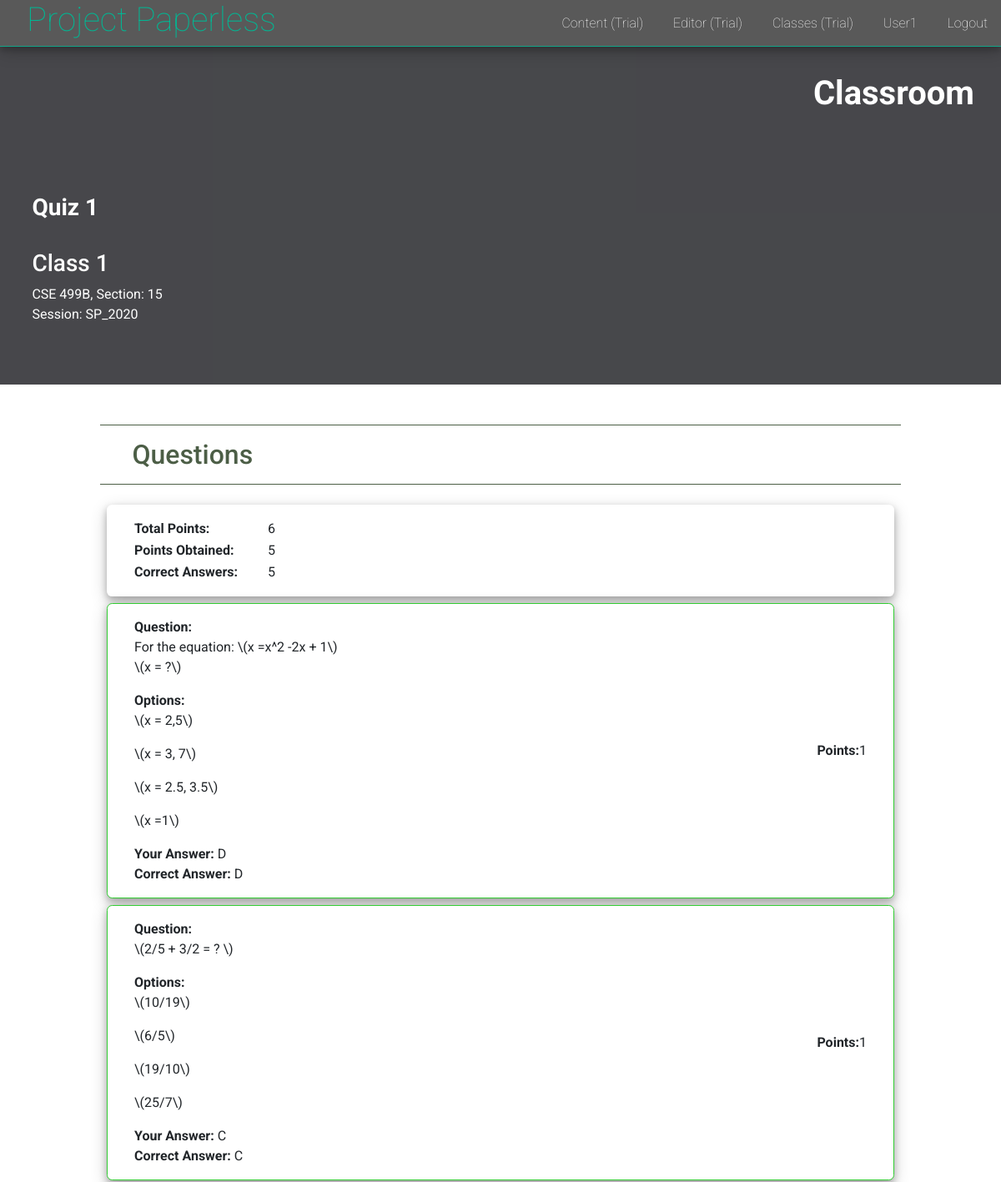
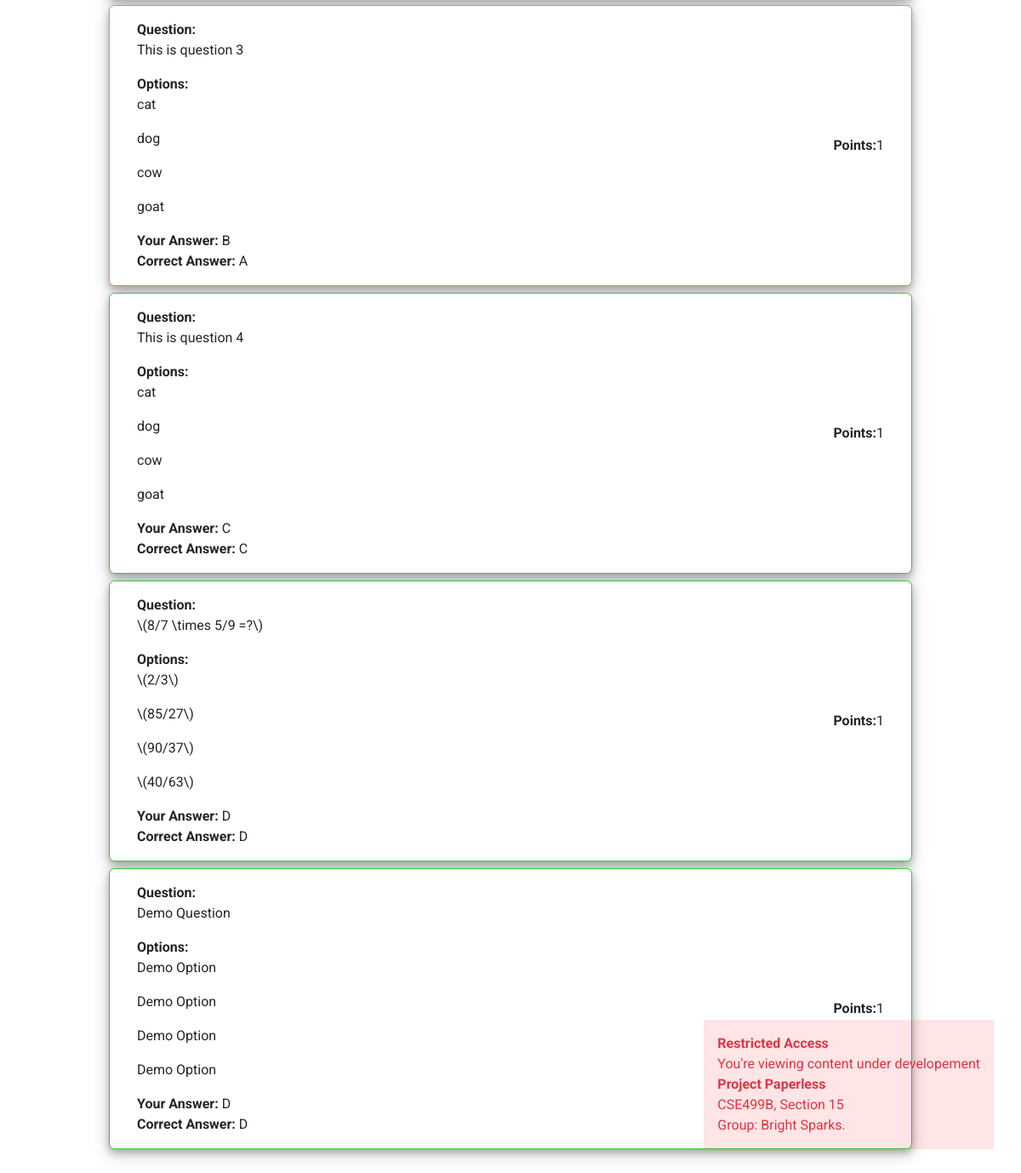
/classroom/uoCd/3/quiz/ (signed in), run on the app's committed database (2 pictures, top to bottom).
### users/models.py (models this page shows)
class User(AbstractUser):
    username = models.CharField(
        error_messages={'unique': 'A user with that username already exists.'},
        help_text='Required. 10 characters or fewer.',
        max_length=10,
        unique=True,
        primary_key=True,
        validators=[UnicodeUsernameValidator(), MinLengthValidator(3)],
        verbose_name='username')
    is_educator = models.BooleanField(default=False)

### classrooms/models.py (models this page shows, shortened)
class Quiz(models.Model):
    title = models.CharField(max_length=128)
    classroom = models.ForeignKey(Classroom, on_delete=models.CASCADE, related_name='quiz')
    students = models.ManyToManyField('users.User', related_name='quizzes', through='Performance')
    is_open = models.BooleanField(default=False)
    is_running = models.BooleanField(default=False)
    due_date = models.DateField()
    class Meta:
        constraints = [
            models.UniqueConstraint(fields=['classroom', 'title'], name='unique_quiz')
        ]

class Classroom(models.Model):
    id = models.CharField(max_length=128, primary_key=True)
    name = models.CharField(max_length=128)
    semester = models.CharField(max_length=12)
    course_code = models.CharField(max_length=30)
    section = models.IntegerField()
    students = models.ManyToManyField('users.User', related_name='class_room')
    instructor = models.ForeignKey('users.User', related_name='classroom', on_delete=models.CASCADE)
    class Meta:
        constraints = [
            models.UniqueConstraint(fields=['course_code', 'section', 'semester'], name='unique_classroom')
        ]

class Question(models.Model):
    text = models.TextField()
    quiz = models.ForeignKey(Quiz, on_delete=models.CASCADE, related_name='question')
    options = models.TextField()
    answer = models.CharField(max_length=128)
    points = models.IntegerField(default=1)
    time = models.IntegerField(default=60, help_text='Time in Seconds')
    total_responses = models.IntegerField(default=0)
    correct_responses = models.IntegerField(default=0)
    class Meta:
        constraints = [
            models.UniqueConstraint(fields=['quiz', 'text'], name='unique_question')
        ]

### classrooms/views.py (the view, shortened to what this page needs)
# urls.py: path('<str:class_id>/<str:quiz_id>/quiz/', ShowQuizView.as_view(), name='show_quiz'),
class ShowQuizView(UserViews):
    student_template = 'classrooms/learners/show_quiz.html'
    teacher_template = 'classrooms/educators/show_quiz.html'
    class_id = None
    quiz_id = None
    @method_decorator(login_required(login_url='users:login'))
    def get(self, request, class_id, quiz_id):
        self.request = request
        self.class_id = class_id
        self.quiz_id = quiz_id
        return self.user_view()
    def student_view(self):
        quiz = self.get_quiz(learner=True)
        if not quiz.is_open:
            raise PermissionDenied
        questions = []
        summary = None
        try:
            performance = quiz.performance_set.get(student=self.request.user)
        except Performance.DoesNotExist:
            for question in quiz.question.all():
                questions.append({
                    'text': question.text,
                    'options': question.options.split('<p>//</p>'),
                    'answer': question.answer,
                    'points': question.points,
                    'response': None,
                })
        else:
            response = performance.response.split(', ')
            i = 0
            total_points = 0
            points_obtained = 0
            correct_answers = 0
            for question in quiz.question.all():
                if response[i] == question.answer:
                    class_name = 'correct_response'
                    points_obtained += question.points
                    correct_answers += 1
                else:
                    class_name = 'wrong_response'
                questions.append({
                    'text': question.text,
                    'options': question.options.split('<p>//</p>'),
                    'answer': question.answer,
                    'points': question.points,
                    'response': response[i],
                    'class_name': class_name,
                })
                i += 1
                total_points += question.points
            summary = {
                'total_points': total_points,
                'points_obtained': points_obtained,
                'correct_answers': correct_answers
            }
        context = {
            'quiz': quiz,
            'questions': questions,
            'summary': summary
        }
        return render(self.request, self.student_template, context)
    def get_quiz(self, learner=False):
        try:
            if learner:
                classroom = self.request.user.class_room.get(id=self.class_id)
            else:
                classroom = self.request.user.classroom.get(id=self.class_id)
            quiz = classroom.quiz.get(id=self.quiz_id)
        except Classroom.DoesNotExist:
            raise Http404('Classroom Not found')
        except Quiz.DoesNotExist:
            raise Http404('Quiz Not found')
        return quiz

### project_paperless/utils.py (called while the page is built)
    def user_view(self):
        if self.request.user.is_educator:
            return self.teacher_view()
        else:
            return self.student_view()

### templates/classrooms/learners/show_quiz.html (shortened to what this page needs)
{% extends 'layout.html' %}
{% block body %}
<div class="user_dashboard">
  <div class="header container">
    <div class="text-right welcome">
      <h1><strong>Classroom</strong></h1>
    </div>
    <div class="user_info">
      <h3>
        <strong>{{ quiz.title }}</strong>
        <br>
        <br>
        {{ quiz.classroom.name }}
      </h3>
      <p>
        {{ quiz.classroom.course_code }},
        Section: {{ quiz.classroom.section }} <br>
        Session: {{ quiz.classroom.semester }}
      </p>
    </div>
  </div>
  <div class="dashboard container">
    <div class="area" id="quiz_area">
      <div class="area_header">
        <h2> Questions </h2>
      </div>
      {% if summary %}
        <div class="card_container">
          <div class="items_card items_card_fluid paper_list question_list">
            <div class="items">
              <table>
                <tr>
                  <td><strong>Total Points: </strong></td>
                  <td>{{ summary.total_points }}</td>
                </tr>
                <tr>
                  <td><strong>Points Obtained: </strong></td>
                  <td>{{ summary.points_obtained }}</td>
                </tr>
                <tr>
                  <td><strong>Correct Answers: </strong></td>
                  <td>{{ summary.correct_answers }}</td>
                </tr>
              </table>
            </div>
          </div>
        </div>
      {% endif %}
      <div class="card_container">
        {% for question in questions %}
          <div class="items_card items_card_fluid paper_list question_list {{ question.class_name }}">
            <div class="items">
              <strong>Question: </strong>{{ question.text | safe }}
              <strong>Options: </strong><br>
              {% for option in question.options %}
                {{ option | safe }}
              {% endfor %}
              {% if question.response %}
                <strong>Your Answer: </strong>{{ question.response }} <br>
              {% endif %}
              <strong>Correct Answer: </strong>{{ question.answer }} <br>
              <div class="text-right">
                <strong>Points: </strong>{{ question.points }} <br>
              </div>
            </div>
          </div>
        {% endfor %}
      </div>
    </div>
  </div>
</div>
{% load static %}
{% endblock %}

### templates/includes/_navbar.html
<nav id="navigation_bar">
  <h1 id="logo"><a href="/">Project Paperless</a></a></h1>
  <div id="navigation_links">
    <ul>
      <li><a href="/content/">Content (Trial)</a></li>
      <li><a href="/content/editor/">Editor (Trial)</a></li>
      {% if request.user.is_authenticated %}
        <li><a href="/classroom/">Classes (Trial)</a></li>
        <li><a href="/dashboard/">{{ request.user.first_name }}</a></li>
        <li><a href="/logout/">Logout</a></li>
      {% else %}
        <li><a href="/login/">Login</a></li>
        <li><a href="/student/register/">Register</a></li>
      {% endif %}
    </ul>
  </div>
</nav>

### static/style.css (style rules this page uses)
body { margin: 0; padding: 0; font-family: 'Roboto', sans-serif; }
nav { position: fixed; top: 0; background-color: rgba(48, 48, 48, 0.8); border-bottom: 1px solid rgba(0, 184, 148,0.8); box-shadow: 0 4px 8px 0 rgba(0, 0, 0, 0.2), 0 6px 20px 0 rgba(0, 0, 0, 0.19); width: 100%; height: 3.5rem; z-index: 7; }
#logo { display: inline-block; height: 3.5rem; padding-left: 2rem; padding-right: 2rem; }
#logo a { color: #00b894; text-decoration: none; font-weight: 100; }
#navigation_links { display: inline-block; position: absolute; height: 3.5rem; right: 0; }
#navigation_links li { display: inline-block; vertical-align: middle; padding: 1rem; margin: 0; }
#navigation_links a { color: white; font-weight: 100; }
.user_dashboard { position: relative; width: 100%; min-height: 100vh; padding-top: 3.5rem; }
.user_dashboard .header { width: 100%; padding-top: 2rem; padding-bottom: 2rem; margin-bottom: 1rem; background-color: rgb(39, 40, 44); color: white; opacity: 0.85; }
.user_dashboard .welcome { padding-right: 2rem; }
.user_dashboard .dashboard { display: flex; flex-wrap: wrap; justify-content: center; padding-top: 1rem; }
.user_dashboard .container { max-width: 1275px; padding-left: 0; padding-right: 0; }
.header .user_info { position: relative; margin-top: 5rem; width: 100%; padding: 1rem 2.4rem 0.5rem 2.4rem; margin-bottom: 1rem; }
.dashboard .area { width: 38rem; margin: 1rem 0.5%; padding-bottom: 1rem; }
.dashboard .area_header { width: 100%; padding: 1rem 2.4rem 0.5rem 2.4rem; margin-bottom: 1rem; border-top: 1px solid rgb(76, 94, 70); border-bottom: 1px solid rgb(76, 94, 70); color: rgb(76, 94, 70); }
.dashboard .card_container { display: flex; flex-wrap: wrap; justify-content: center; align-content: space-between; }
.dashboard .items_card, .dashboard .forms_card { width: 18rem; height: 20rem; background-color: white; box-shadow: 0 4px 8px 0 rgba(0, 0, 0, 0.25), 0 6px 20px 0 rgba(0, 0, 0, 0.20); border-radius: 0.4rem; padding: 2rem; margin: 0.5rem; }
.dashboard .items_card .items, .dashboard .forms_card .items { position: relative; width: 100%; height: 100%; }
.dashboard .items_card_fluid { position: relative; width: 100%; height: 6.5rem; margin-bottom: 0; padding-top: 1rem; padding-bottom: 1rem; }
.items .text-right { position: absolute; height: 100%; display: flex; align-items: center; right: 0; top: 0; }
.area .question_list { height: auto; }
.dashboard .correct_response { border: 1px solid limegreen; }
.dashboard .wrong_response, .dashboard .error_list { border: 1px solid lightcoral; }
.dashboard #quiz_area { width: 60rem; }
.dashboard #quiz_area table td { width: 10rem; }

### data on the page
User: user.first_name "User1"
Quiz: title "Quiz 1", classroom.name "Class 1", classroom.course_code "CSE 499B", classroom.section "15", classroom.semester "SP_2020"
Question: text "For the equation: \\(x =x^2 -2x + 1\\) \\(x = ?\\)"
Question: text "\\(2/5 + 3/2 = ? \\)"
Question: text "This is question 3"
Question: text "This is question 4"
Question: text "\\(8/7 \\times 5/9 =?\\)"
Question: text "Demo Question"

### other printed values
{{ summary.total_points }} "6"
{{ summary.points_obtained }} "5"
{{ summary.correct_answers }} "5"
{{ option | safe }} "\\(x = 2,5\\)" "\\(x = 3, 7\\)" "\\(x = 2.5, 3.5\\)" "\\(x =1\\)" "\\(10/19\\)" "\\(6/5\\)" "\\(19/10\\)" "\\(25/7\\)" "cat" "dog" "cow" "goat" "cat" "dog" "cow" "goat" "\\(2/3\\)" "\\(85/27\\)" "\\(90/37\\)" "\\(40/63\\)" "Demo Option" "Demo Option" "Demo Option" "Demo Option"
{{ question.response }} "D" "C" "B" "C" "D" "D"
{{ question.answer }} "D" "C" "A" "C" "D" "D"
{{ question.points }} "1" "1" "1" "1" "1" "1"
